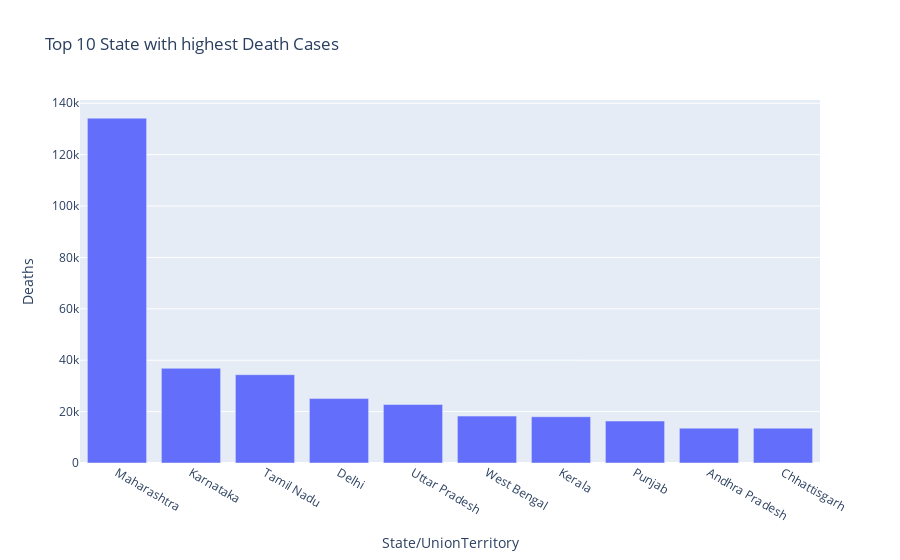

The cell this chart's notebook holds for it:
### Markdown cell above
#### We can see Maharashtra have Highest number of active cases and here we can see that Kerala have almost half the number of confirmed cases compared to Maharashtra

### Code cell
#Top 10 states with death
case_by_state=latest_data.groupby('State/UnionTerritory').sum().sort_values(by='Deaths',ascending=False).head(10)
fig = px.bar(case_by_state, 
             x=case_by_state.index,
             y=case_by_state.Deaths,
             labels={"x": "States",  "y": "Death Case Count"},
             title='Top 10 State with highest Death Cases')
fig.show()

### Figure 1 — Plotly figure (JSON) as saved in the notebook; plotly's stock layout.template omitted (floating-point values rounded to 4 significant figures)
{"data": [{"alignmentgroup": "True", "hovertemplate": "State/UnionTerritory=%{x}<br>Deaths=%{y}<extra></extra>", "legendgroup": "", "marker": {"color": "#636efa", "pattern": {"shape": ""}}, "name": "", "offsetgroup": "", "orientation": "v", "showlegend": false, "textposition": "auto", "type": "bar", "x": ["Maharashtra", "Karnataka", "Tamil Nadu", "Delhi", "Uttar Pradesh", "West Bengal", "Kerala", "Punjab", "Andhra Pradesh", "Chhattisgarh"], "xaxis": "x", "y": [134201, 36848, 34367, 25068, 22775, 18252, 18004, 16322, 13564, 13544], "yaxis": "y"}], "layout": {"barmode": "relative", "legend": {"tracegroupgap": 0}, "title": {"text": "Top 10 State with highest Death Cases"}, "xaxis": {"anchor": "y", "domain": [0, 1], "title": {"text": "State/UnionTerritory"}}, "yaxis": {"anchor": "x", "domain": [0, 1], "title": {"text": "Deaths"}}}}
